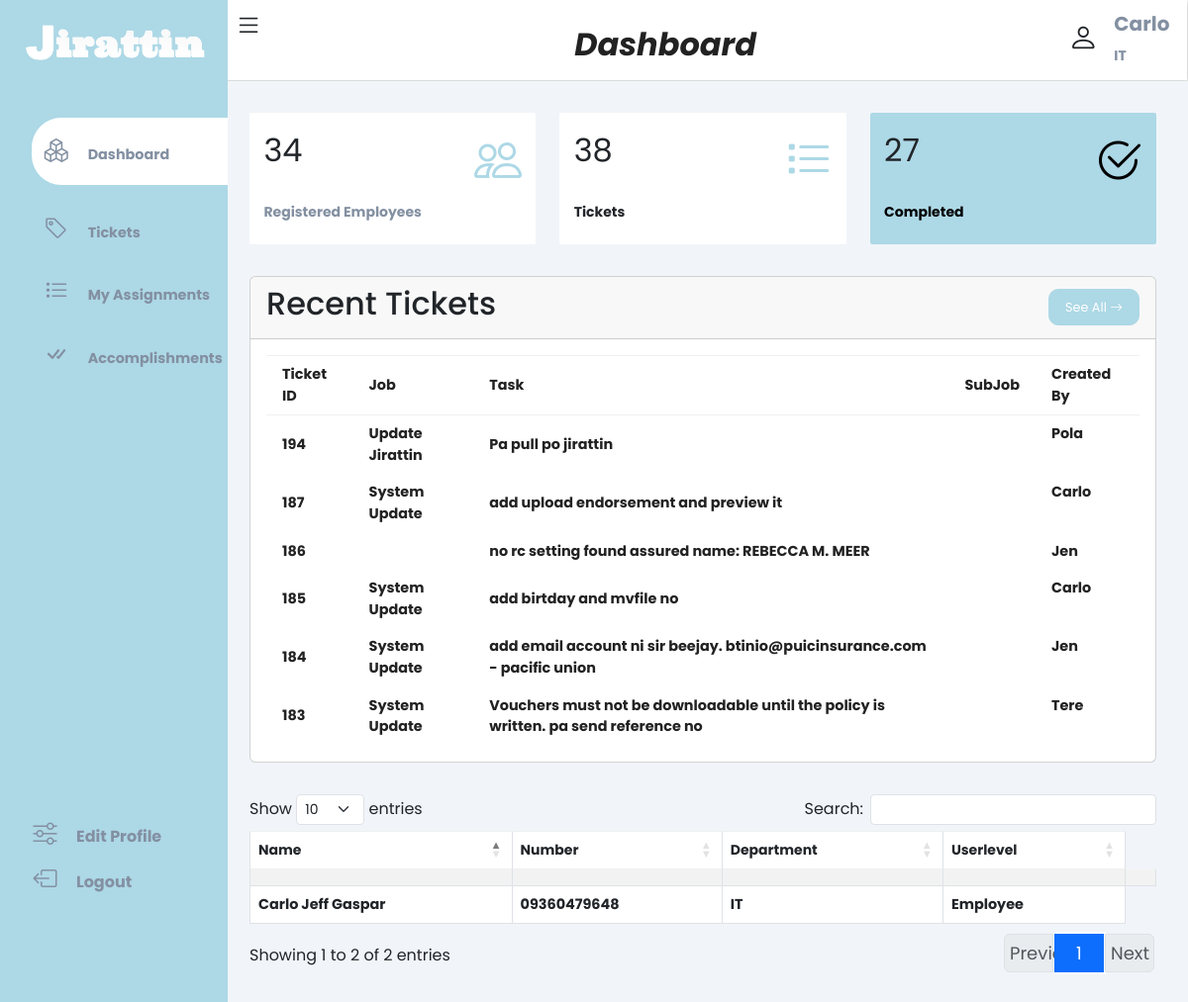
Screenshot of /dashboard.php (signed in) with the database file from the repository.
### tables this page shows
CREATE TABLE `tblemployee` (
  `employee_id` int NOT NULL,
  `employee_name` varchar(100) NOT NULL,
  `employee_nickname` varchar(45) NOT NULL,
  `employee_email` varchar(100) NOT NULL,
  `employee_number` text NOT NULL,
  `employee_password` varchar(100) NOT NULL,
  `department_id` int NOT NULL,
  `userlevel_id` int NOT NULL
);

CREATE TABLE `tbldepartment` (
  `department_id` int NOT NULL,
  `department` varchar(45) NOT NULL
);

CREATE TABLE `tblticket` (
  `ticket_id` int NOT NULL,
  `ticketstatus_id` int NOT NULL,
  `job_id` int NOT NULL,
  `subjob_id` int NOT NULL,
  `task` varchar(255) NOT NULL,
  `note` varchar(45) NOT NULL,
  `assign_id` int NOT NULL COMMENT 'tblemployee.employee_id',
  `employee_id` int NOT NULL,
  `date_created` datetime DEFAULT NULL,
  `lastmodified` int NOT NULL,
  `date_accepted` datetime NOT NULL,
  `duration_start` datetime NOT NULL,
  `duration_end` datetime NOT NULL,
  `deadline_start` datetime NOT NULL,
  `deadline_end` datetime NOT NULL
);

CREATE TABLE `tbljob` (
  `job_id` int NOT NULL,
  `department_id` int NOT NULL,
  `job` varchar(255) NOT NULL
);

CREATE TABLE `tbluser_level` (
  `userlevel_id` int NOT NULL,
  `user_level` varchar(45) NOT NULL
);

### dashboard.php (the view, shortened to what this page needs)
<?php
function total_employee()
{
    $conn = open_connection();
    $sql = "SELECT COUNT(*) AS total FROM tblemployee";
    $result = $conn->query($sql);
    if ($result->num_rows > 0) {
        $row = $result->fetch_assoc();
        $totalEmployees = $row["total"];
    } else {
        $totalEmployees = 0;
    }
    return $totalEmployees;
}
function total_tickets()
{
    $userlevel_id = $_SESSION['userlevel_id'];
    $employee_id = $_SESSION['employee_id'];
    $where  = "";
    if ($userlevel_id == 1) {
        $where  = "";
    } else {
        $where  = " AND tblticket.employee_id = '$employee_id'";
    }
    $conn = open_connection();
    $sql = "SELECT COUNT(*) AS total FROM tblticket WHERE 1 $where";
    $result = $conn->query($sql);
    if ($result->num_rows > 0) {
        $row = $result->fetch_assoc();
        $totalTickets = $row["total"];
    } else {
        $totalTickets = 0;
    }
    return $totalTickets;
}
function load_recent_ticket()
{
    $conn = open_connection();
    $userlevel_id = $_SESSION['userlevel_id'];
    $employee_id = $_SESSION['employee_id'];
    $where  = "";
    if ($userlevel_id == 1) {
        $where  = "";
    } else {
        $where  = " AND tblticket.employee_id = '$employee_id'";
    }
    $recentQuery = "SELECT tblticket.ticket_id, tbljob.job, tblticket.task, tblsub_job.subjob, tblassign.employee_nickname AS assign_nickname,
    tblemployee.employee_name, tblticket_status.ticketstatus FROM tblticket
    LEFT JOIN tbljob ON tblticket.job_id = tbljob.job_id
    LEFT JOIN tblsub_job ON tblticket.subjob_id = tblsub_job.subjob_id
    LEFT JOIN tblemployee AS tblassign ON tblticket.assign_id = tblassign.employee_id
    LEFT JOIN tblemployee ON tblticket.employee_id = tblemployee.employee_id
    LEFT JOIN tblticket_status ON tblticket.ticketstatus_id = tblticket_status.ticketstatus_id
    WHERE 1 $where
    ORDER BY tblticket.ticket_id DESC LIMIT 6";
    $result = mysqli_query($conn, $recentQuery);
    return $result;
}
function load_employee_list()
{
    $conn = open_connection();
    $userlevel_id = $_SESSION['userlevel_id'];
    $employee_id = $_SESSION['employee_id'];
    $where  = "";
    if ($userlevel_id == 1) {
        $where  = "";
    } else {
        $where  = " AND tblemployee.employee_id = '$employee_id'";
    }
    $showEmployee = "SELECT tblemployee.employee_name, tblemployee.employee_nickname, tblemployee.employee_number,
    tbldepartment.department, tbluser_level.user_level FROM tblemployee
    LEFT JOIN tbldepartment ON tblemployee.department_id = tbldepartment.department_id
    LEFT JOIN tbluser_level ON tblemployee.userlevel_id = tbluser_level.userlevel_id
    WHERE 1 $where
    ORDER BY tblemployee.employee_id ASC";
    $result = mysqli_query($conn, $showEmployee);
    return $result;
}
?>
<!DOCTYPE html>
<html lang="en">
<head>
    <link href="css/style.css" rel="stylesheet">
    <link rel="stylesheet" href="https://cdn.jsdelivr.net/npm/bootstrap@5.3.0/dist/css/bootstrap.min.css">
    <link rel="stylesheet" href="https://cdn.jsdelivr.net/npm/@fortawesome/fontawesome-free@6.2.1/css/fontawesome.min.css">
    <link rel="stylesheet" href="https://cdn.jsdelivr.net/npm/bootstrap-icons@1.10.2/font/bootstrap-icons.css">
    <link rel="stylesheet" type="text/css" href="https://cdn.datatables.net/1.13.6/css/dataTables.bootstrap5.min.css">
</head>
<body>
    <?php include "sidebar.php"; ?>
    <div class="main-content">
        <?php include "header.php"; ?>
        <main>
            <div class="cards">
                <div class="card-single">
                    <div>
                        <?php echo total_employee(); ?>
                        <span>Registered Employees</span>
                    </div>
                    <div>
                        <span class="bi bi-people"></span>
                    </div>
                </div>
                <div class="card-single">
                    <div>
                        <?php echo total_tickets(); ?>
                        <span>Tickets</span>
                    </div>
                    <div>
                        <span class="bi bi-list-task"></span>
                    </div>
                </div>
                <div class="card-single">
                    <div>
                        <?php
                        $userlevel_id = $_SESSION['userlevel_id'];
                        $employee_id = $_SESSION['employee_id'];
                        $where  = "";
                        if ($userlevel_id == 1) {
                            $where  = "";
                        } else {
                            $where  = " AND tblticket.employee_id = '$employee_id'";
                        }
                        $sql = "SELECT COUNT(*) AS total FROM tblticket
                        WHERE 1 $where AND ticketstatus_id = 4";
                        $result = $conn->query($sql);
                        if ($result->num_rows > 0) {
                            $row = $result->fetch_assoc();
                            $totalTicketsdone = $row["total"];
                        } else {
                            $totalTicketsdone = 0;
                        }
                        echo $totalTicketsdone;
                        ?>
                        <span>Completed
                        </span>
                    </div>
                    <div>
                        <span class="bi bi-check2-circle"></span>
                    </div>
                </div>
            </div>
            <div class="recent-grid">
                <div class="ticketsss">
                    <div class="card">
                        <div class="card-header">
                            <h2>Recent Tickets</h2>
                            <a href="ticketlist.php"><button>See All <span class="bi bi-arrow-right"></span></button></a>
                        </div>
                        <div class="card-body">
                            <table>
                                <thead>
                                    <tr>
                                        <td>Ticket ID</td>
                                        <td>Job</td>
                                        <td>Task</td>
                                        <td>SubJob</td>
                                        <td>Created By</td>
                                    </tr>
                                </thead>
                                <tbody>
                                    <?php
                                    $result = load_recent_ticket();
                                    if ($result) {
                                        while ($row = mysqli_fetch_assoc($result)) {
                                            echo "<tr>
                                                    <td>" . $row['ticket_id'] . "</td>
                                                    <td>" . $row['job'] . "</td>
                                                    <td>" . $row['task'] . "</td>
                                                    <td>" . $row['subjob'] . "</td>
                                                    <td>" . $row['assign_nickname'] . "</td>
                                                </tr>";
                                        }
                                    } else {
                                        echo "<tr><td colspan='12'>No tickets found.</td></tr>";
                                    }
                                    ?>
                                </tbody>
                            </table>
                        </div>
                    </div>
                </div>
            </div>
            <div class="employee-list">
                <div class="employeesss">
                    <div class="card-body">
                        <div class="table-responsive">
                            <table class="table table-bordered table-striped" id="employeelist">
                                <thead>
                                    <tr>
                                        <th>Name</th>
                                        <th>Number</th>
                                        <th>Department</th>
                                        <th>Userlevel</th>
                                    </tr>
                                </thead>
                                <tbody>
                                    <?php
                                    $result = load_employee_list();
                                    if ($result) {
                                        while ($row = mysqli_fetch_assoc($result)) {
                                            echo "<tr>
                                                <td>" . $row['employee_name'] . "</td>
                                                <td>" . $row['employee_number'] . "</td>
                                                <td>" . $row['department'] . "</td>
                                                <td>" . $row['user_level'] . "</td>
                                            </tr>";
                                        }
                                    } else {
                                        echo "<tr><colspan='5'>No Employee found.</tr>>";
                                    }
                                    ?>
                                    <tr>
                                        <td></td>
                                        <td></td>
                                        <td></td>
                                        <td></td>
                                        <td></td>
                                    </tr>
                                </tbody>
                            </table>
                        </div>
                    </div>
                </div>
            </div>
        </main>
</body>
</html>

### header.php (shortened to what this page needs)
<?php
if (isset($_SESSION["employee_nickname"])) {
    $userNickname = $_SESSION["employee_nickname"];
    $conn = open_connection();
    $query = "SELECT tblemployee.employee_nickname, tbldepartment.department FROM tblemployee
    LEFT JOIN tbldepartment ON tblemployee.department_id = tbldepartment.department_id
    WHERE employee_nickname = '$userNickname'";
    $result = mysqli_query($conn, $query);
    if ($result && mysqli_num_rows($result) > 0) {
        $row = mysqli_fetch_assoc($result);
        $userFullName = $row["employee_nickname"];
        $userDepartment = $row["department"];
    } else {
        $userFullName = "Guest";
        $userDepartment = "Unknown Department";
    }
} else {
    $userFullName = "Guest";
    $userDepartment = "Unknown Department";
}
?>
<header>
    <label for="nav-toggle">
        <span class="bi bi-list"></span>
    </label>
    <h2 id="page-title">Dashboard</h2>
    <div class="user-wrapper">
        <span class="bi bi-person"></span>
        <div>
            <h5><?php echo $userFullName; ?></h5>
            <small><?php echo $userDepartment; ?></small>
        </div>
    </div>
</header>

### css/style.css (style rules this page uses)
:root { --main-color: lightblue; --color-dark: #ffcccb; --text-grey: #8390A2; }
* { padding: 0; margin: 0; box-sizing: border-box; list-style-type: none; font-family: 'Poppins', sans-serif; text-decoration: none; }
body { background: var(--white); font-family: 'Poppins', sans-serif; }
header { display: flex; justify-content: space-between; padding: 0.5rem 0.1rem; padding-top: 0.4rem; box-shadow: 2px 2px 5px rgba(0, 0, 0, 0.2); left: 1px; width: calc(100% - 1px); top: 0; z-index: 100; transition: left 300ms; }
header h2 { color: #222; margin-top: 20px; font-style: italic; font-weight: bold; }
header label span { font-size: 1.7rem; padding-left: 1rem; }
.main-content { transition: margin-left 300ms; margin-left: 220px; }
.user-wrapper { display: flex; align-items: center; font-weight: bold; }
.user-wrapper h5 { font-weight: bold; font-size: 20px; color: var(--text-grey); padding-right: 1rem; }
.user-wrapper .bi.bi-person { margin-right: 1rem; font-size: 30px; }
.user-wrapper small { display: inline-block; color: var(--text-grey); margin-top: -10px; margin-right: 1.5rem; }
main { margin-top: 1px; padding: 2rem; background: #f1f5f9; min-height: calc(100vh - 5px); }
.cards { display: grid; grid-template-columns: repeat(3, 1fr); grid-gap: 1.5rem; }
.cards span { font-size: 14px; }
.card-single { display: flex; justify-content: space-between; background: #fff; padding: 0.9rem; border-radius: 2px; font-size: 2rem; }
.card-single span { font-weight: bold; }
.card-single div:last-child span { font-size: 3rem; color: var(--main-color); }
.card-single:first-child span { color: var(--text-grey); margin-bottom: 3rem; }
.card-single:last-child { background: var(--main-color); }
.card-single:last-child h1, .card-single:last-child div:last-child span, .card-single:last-child div:first-child span { color: black; }
.recent-grid { margin-top: 2rem; display: grid; grid-gap: 2rem; grid-template-columns: 100% auto; }
.card { background: #fff; border-radius: 5px; overflow-y: scroll; position: fixed; }
.card-body, .card-header { padding: 1rem; }
.card-header { display: flex; justify-content: space-between; align-items: center; border-bottom: 1px solid #f0f0f0; }
.card-header button { background: var(--main-color); border-radius: 10px; color: #fff; font-size: .8rem; padding: .5rem 1rem; border: 1px solid var(--main-color); }
thead tr { border-top: 1px solid #f0f0f0; border-bottom: 1px solid #f0f0f0; font-size: 14px; }
td { padding: .5rem 1rem; font-size: .9rem; color: #222; }
tr td:last-child { display: flex; align-items: center; }
table { width: 100%; font-weight: bold; border-collapse: collapse; }
.employee-list { margin-top: 2rem; }

### rows the page displays
tblemployee: employee_nickname "Carlo", department.department "IT", employee_name "Carlo Jeff Gaspar", employee_number "09360479648", userlevel.user_level "Employee"
tblticket: ticket_id "194", job.job "Update Jirattin", task "Pa pull po jirattin", tblemployee.employee_nickname "Pola"
tblticket: ticket_id "187", job.job "System Update", task "add upload endorsement and preview it", employee.employee_nickname "Carlo"
tblticket: ticket_id "186", task "no rc setting found assured name: REBECCA M. MEER", tblemployee.employee_nickname "Jen"
tblticket: ticket_id "185", job.job "System Update", task "add birtday and mvfile no", employee.employee_nickname "Carlo"
tblticket: ticket_id "184", job.job "System Update", task "add email account ni sir beejay. btinio@puicinsurance.com - pacific union", tblemployee.employee_nickname "Jen"
tblticket: ticket_id "183", job.job "System Update", task "Vouchers must not be downloadable until the policy is written. pa send reference no", tblemployee.employee_nickname "Tere"

### other values shown
total_employee() "34"
total_tickets() "38"
$totalTicketsdone "27"
